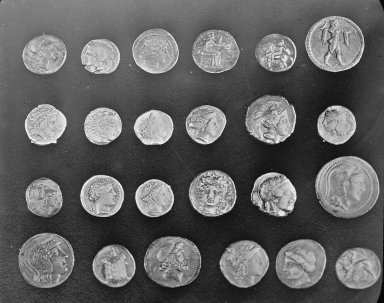
#> input picture skimage.data.coins(), 384 x 303 px
$ python label_image_regions.py
#> lines starting #> are read from the running program, lines starting #| are printed output that depends on the picture; after the words box and inside, x2 and y2 are one past the last pixel; in counts of white or black regions, pixels touching at a corner belong together
import cv2
import numpy as np
import matplotlib.pyplot as plt
import matplotlib.patches as mpatches

from skimage import data
from skimage.filters import threshold_otsu
from skimage.segmentation import clear_border
from skimage.measure import label
from skimage.morphology import closing, square
from skimage.measure import regionprops
from skimage.color import label2rgb

image = data.coins()[50:-50, 50:-50]
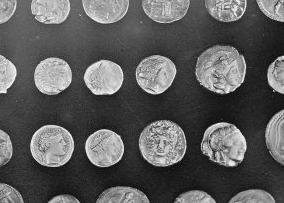
#> image: shape (203, 284); min 7, max 252, mean 91.5

image_path = '../res/555.png'
img_rgb = cv2.imread(image_path)
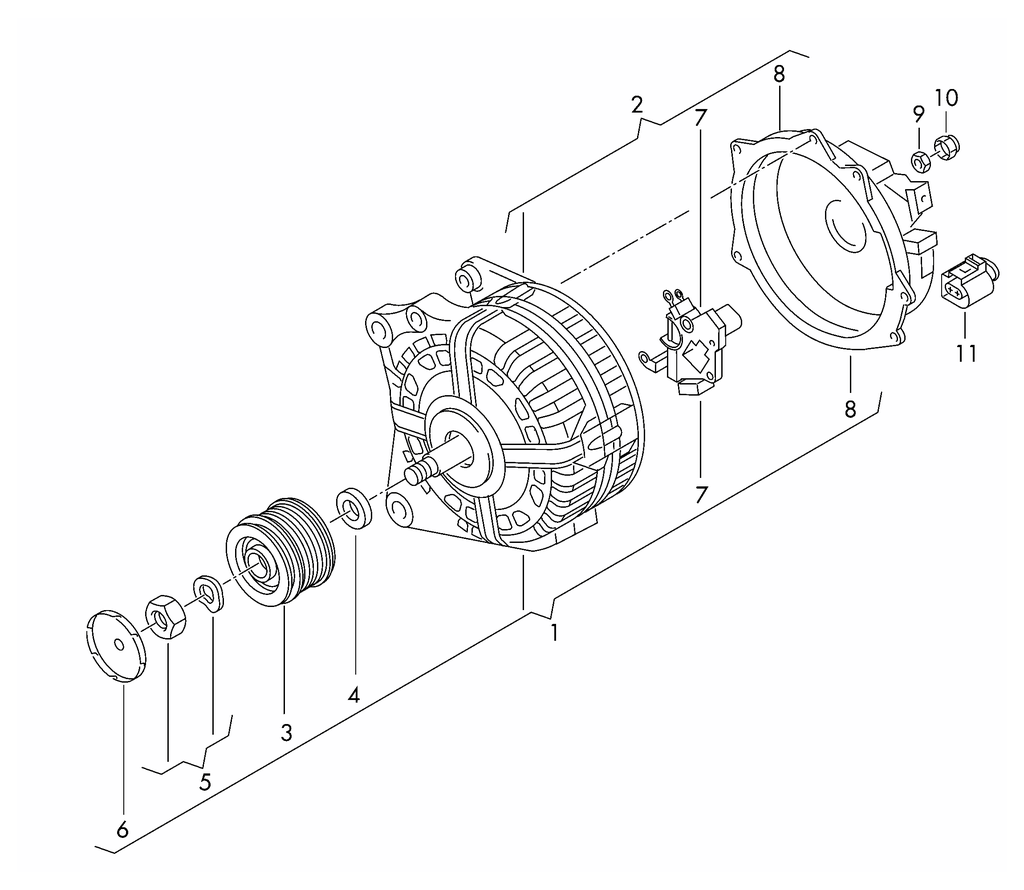
#> input picture res/555.png, 1024 x 890 px
#> img_rgb is the input picture: shape (890, 1024, 3); mean B, G, R 247.7, 246.8, 246.8
img_gray = cv2.cvtColor(img_rgb, cv2.COLOR_BGR2GRAY)

image = img_gray

# apply threshold
thresh = threshold_otsu(image)
#> thresh = 153
bw = closing(image > thresh, square(2))
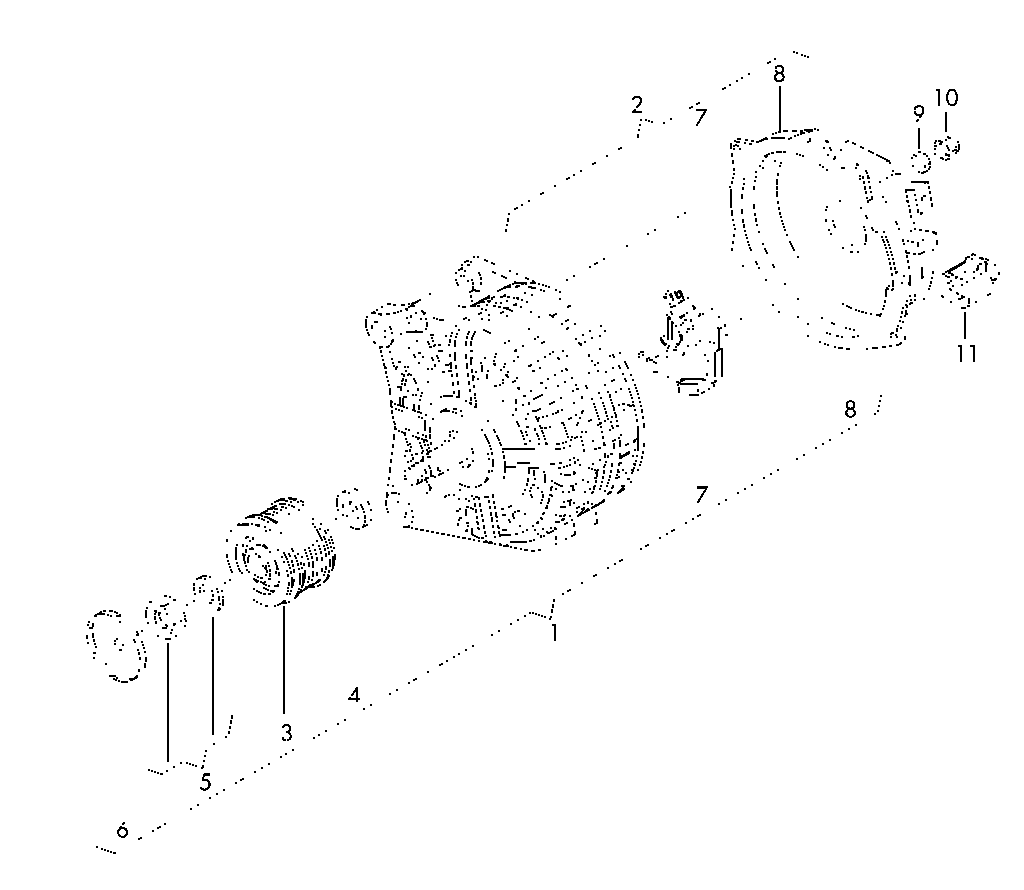
#> bw: shape (890, 1024) bool; 98.4% white; black in thin lines or dots, all inside (x1, y1, x2, y2) = (86, 51, 1000, 854)

# remove artifacts connected to image border
cleared = bw.copy()
clear_border(cleared)

# label image regions
label_image = label(cleared)
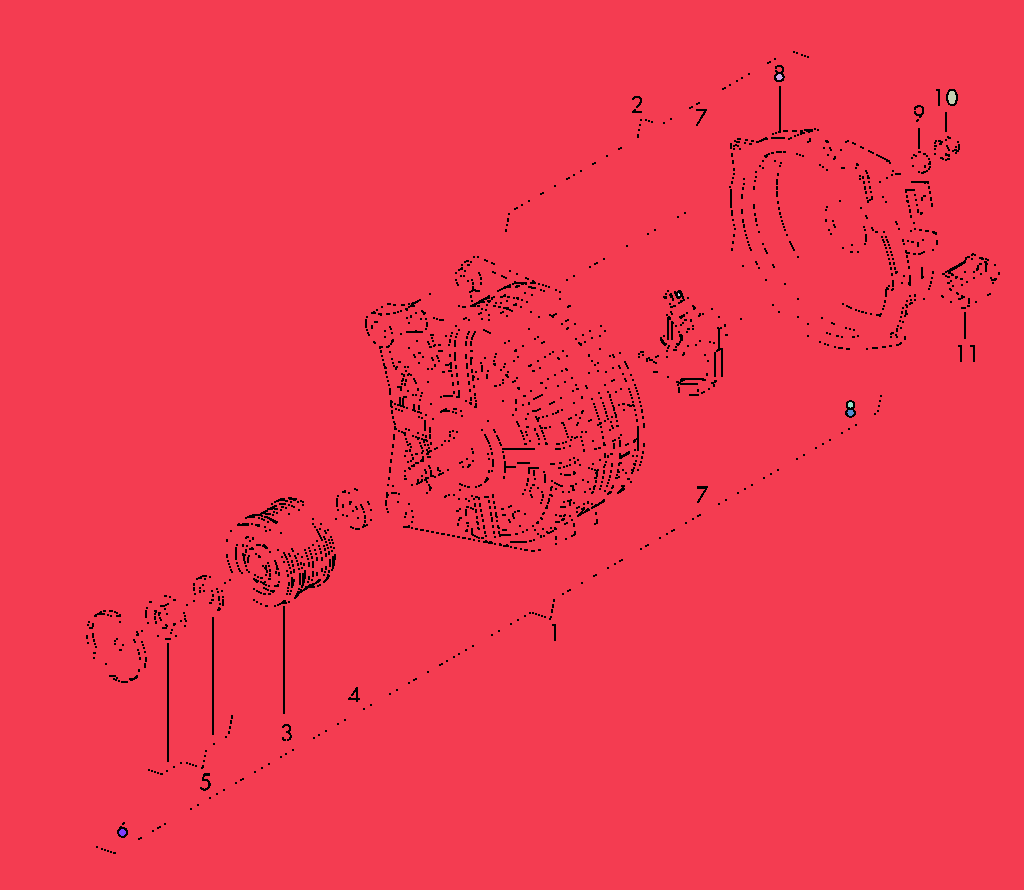
#> label_image: shape (890, 1024) int32; 8 distinct labels, from 0 to 7; one colour per label, 0 black
image_label_overlay = label2rgb(label_image, image=image)
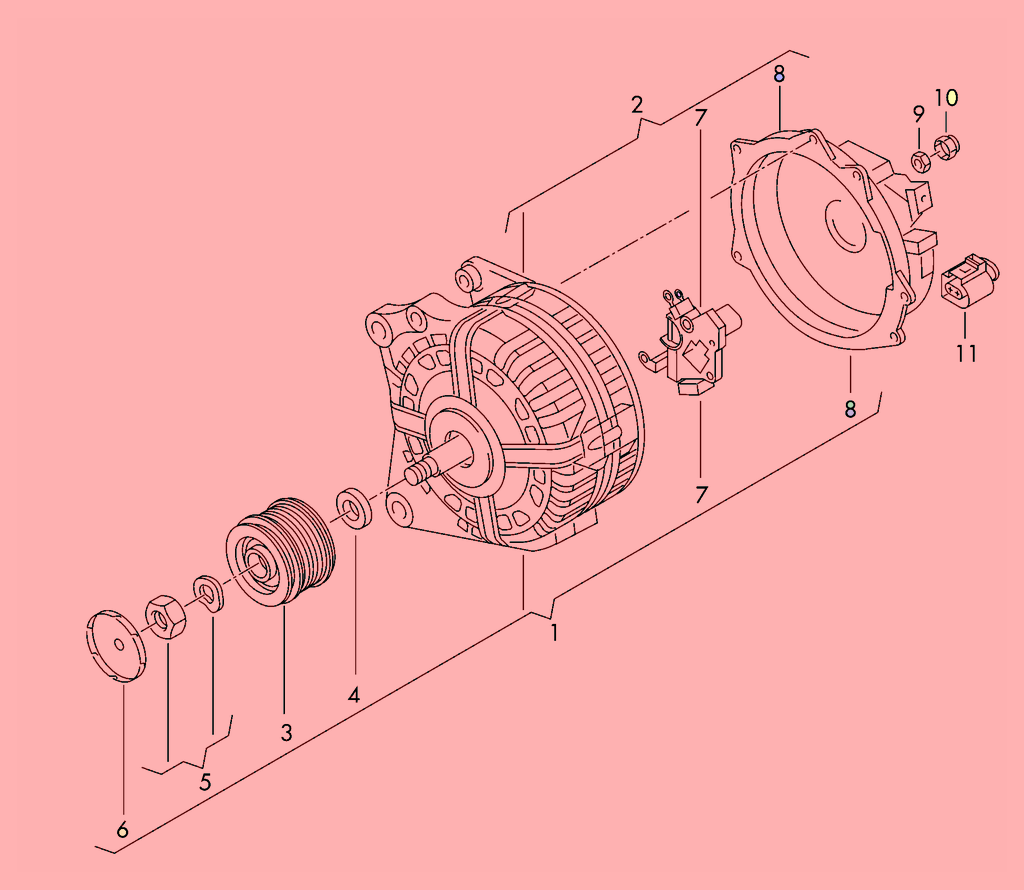
#> image_label_overlay: shape (890, 1024, 3) float64; mean R, G, B 0.973, 0.678, 0.677

fig, ax = plt.subplots(ncols=1, nrows=1, figsize=(6, 6))
ax.imshow(image_label_overlay)

for region in regionprops(label_image):

    # skip small images
    if region.area < 100:
        continue

    # draw rectangle around segmented coins
    minr, minc, maxr, maxc = region.bbox
    rect = mpatches.Rectangle((minc, minr), maxc - minc, maxr - minr,
                              fill=False, edgecolor='green', linewidth=2)
    ax.add_patch(rect)
#> this loop made 7 passes
#> (minr, minc, maxr, maxc) on pass 1: (0, 0, 890, 1024)

plt.show()
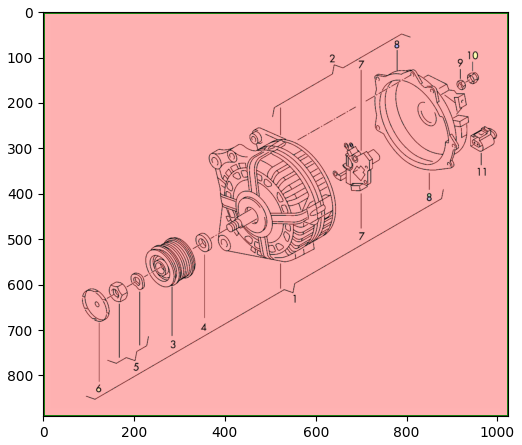
#> figure drawn by matplotlib, 1 panel
